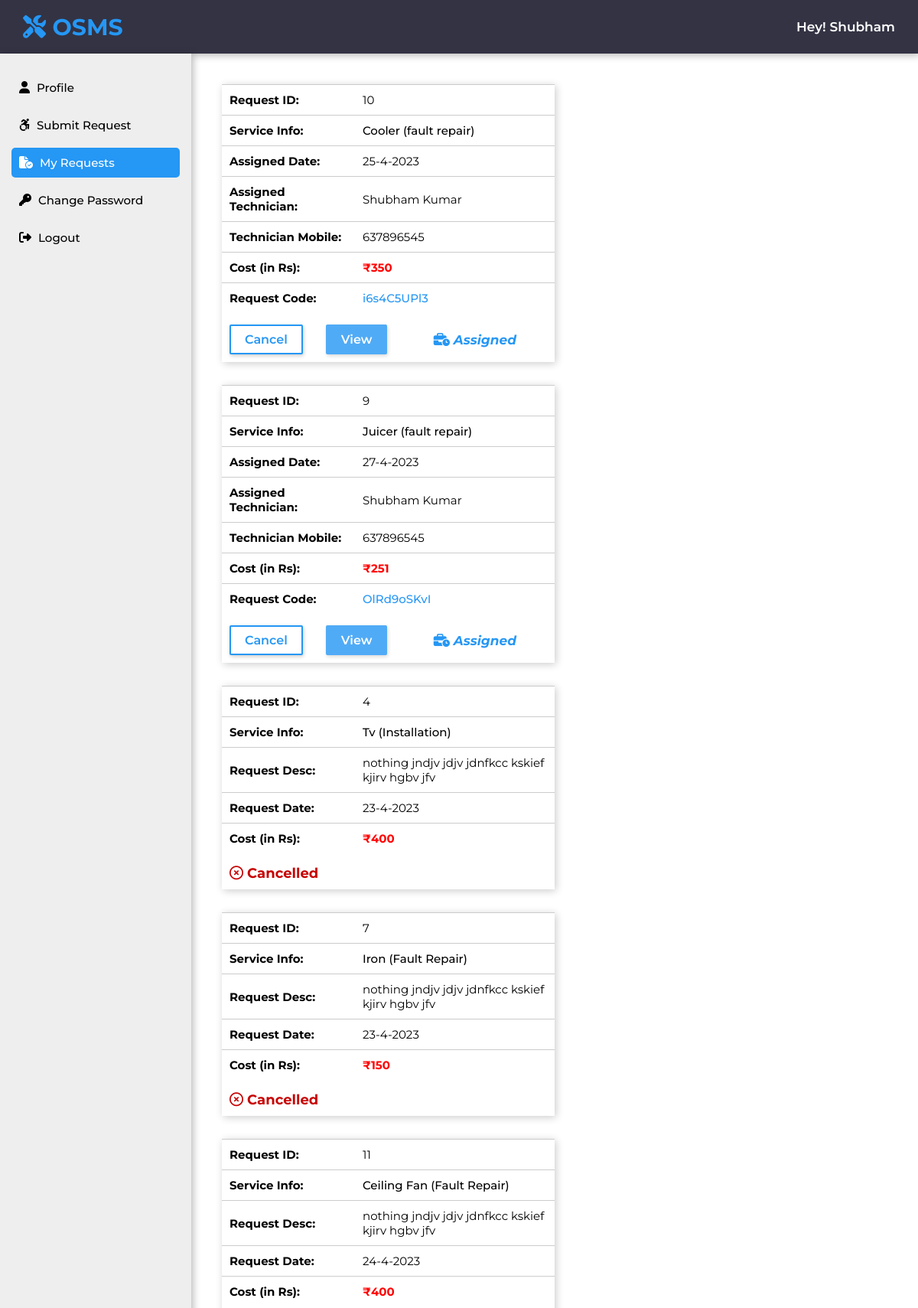
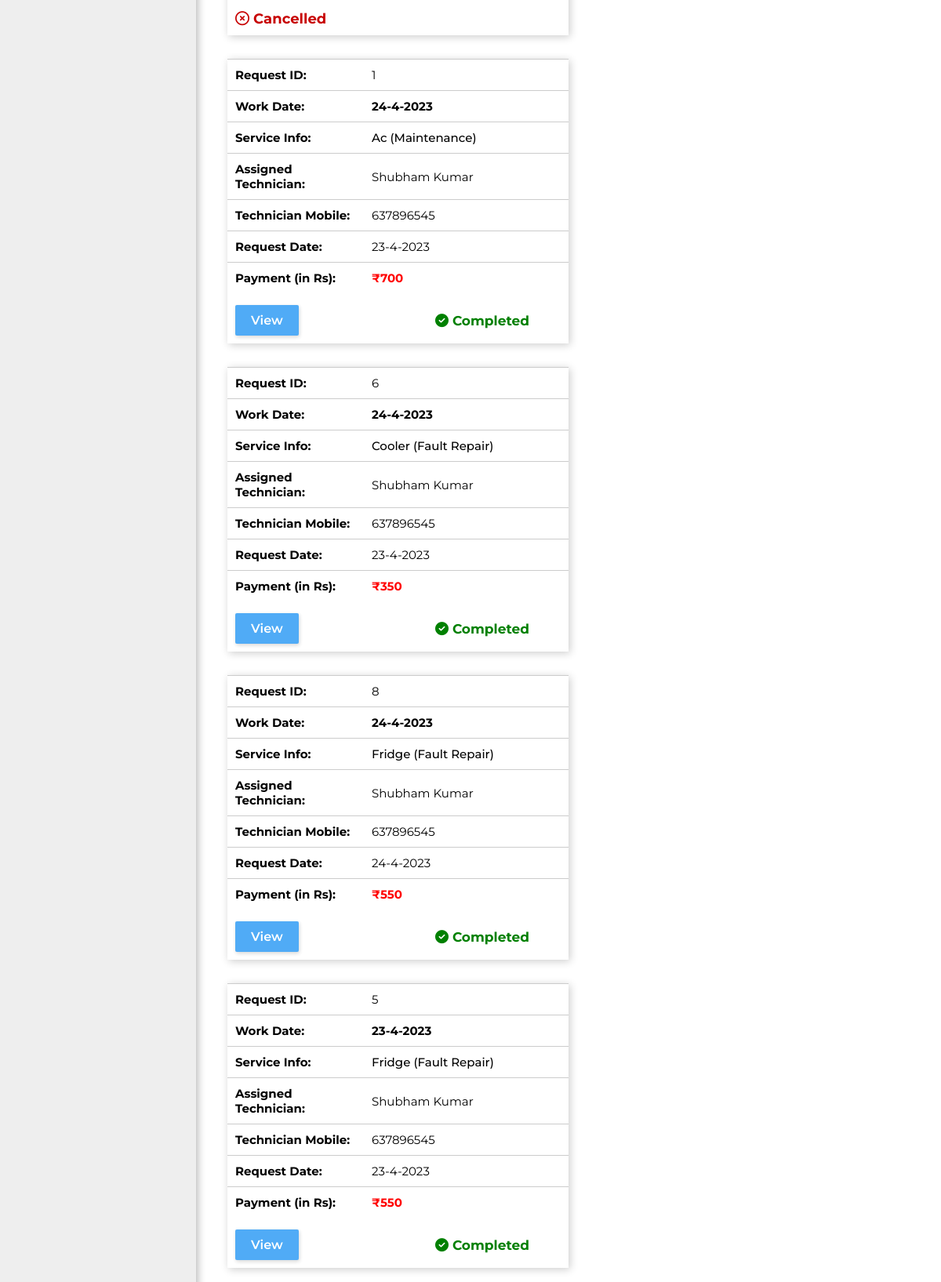
The page /user/my-requests.php (signed in) on the database its author committed (2 pictures, top to bottom).
### tables this page shows
CREATE TABLE `user_login` (
  `u_id` int(11) NOT NULL,
  `u_name` varchar(75) NOT NULL,
  `u_email` varchar(75) NOT NULL,
  `u_password` varchar(75) NOT NULL,
  `u_add1` varchar(60) NOT NULL,
  `u_add2` varchar(60) NOT NULL,
  `u_city` varchar(60) NOT NULL,
  `u_state` varchar(60) NOT NULL,
  `u_zip` int(11) NOT NULL,
  `u_mobile` bigint(20) NOT NULL,
  `u_image` varchar(255) NOT NULL,
  `code` int(11) NOT NULL
);

CREATE TABLE `requests_tb` (
  `request_id` int(11) NOT NULL,
  `u_id` int(11) NOT NULL,
  `s_appliance` varchar(60) NOT NULL,
  `s_service` varchar(60) NOT NULL,
  `request_desc` text NOT NULL,
  `requester_name` varchar(60) NOT NULL,
  `requester_add1` text NOT NULL,
  `requester_add2` text NOT NULL,
  `requester_city` varchar(60) NOT NULL,
  `requester_state` varchar(60) NOT NULL,
  `requester_email` varchar(60) NOT NULL,
  `requester_mobile` bigint(20) NOT NULL,
  `requester_alt_mobile` bigint(20) NOT NULL,
  `request_date` date NOT NULL,
  `s_price` int(11) NOT NULL,
  `request_code` varchar(60) NOT NULL,
  `tech_id` int(11) NOT NULL,
  `assign_tech` varchar(60) NOT NULL,
  `tech_mobile` bigint(20) NOT NULL,
  `tech_email` varchar(60) NOT NULL,
  `assign_date` date NOT NULL,
  `work_date` date NOT NULL,
  `r_status` int(11) NOT NULL,
  `admin_status` int(11) NOT NULL
);

### user/my-requests.php (the view, shortened to what this page needs)
<?php
$page = "myrequests";
include "../connection.php";
include "include/header-sidebar.php";
$uid = $_SESSION['u_id'];
$sql  = "SELECT * FROM requests_tb WHERE u_id = '$uid' AND r_status = '0' ORDER BY request_date ";
$run = mysqli_query($conn, $sql);
$sql2  = "SELECT * FROM requests_tb WHERE u_id = '$uid' AND r_status = '2' ORDER BY assign_date ";
$run2 = mysqli_query($conn, $sql2);
$sql3  = "SELECT * FROM requests_tb WHERE u_id = '$uid' AND r_status = '3' ORDER BY work_date DESC";
$run3 = mysqli_query($conn, $sql3);
?>
<head>
    <link rel="stylesheet" href="https://cdnjs.cloudflare.com/ajax/libs/font-awesome/6.2.0/css/all.min.css">
    <link rel="stylesheet" href="https://cdnjs.cloudflare.com/ajax/libs/lightgallery-js/1.4.0/css/lightgallery.min.css">
    <link rel="stylesheet" href="../css/user-style.css">
</head>
<body>
    <div class="content">
        <?php while ($result2 = mysqli_fetch_array($run2)) { ?>
            <div class="table-data">
                <table>
                    <tr>
                        <th>Request ID:</th>
                        <td><?php echo $result2['request_id']; ?></td>
                    </tr>
                    <tr>
                        <th>Service Info:</th>
                        <td class="sinfo"><?php echo ucwords($result2['s_appliance']) . " (" . $result2['s_service'] . ")"; ?></td>
                    </tr>
                    <tr>
                        <th>Assigned Date:</th>
                        <td><?php echo date("j-n-Y", strtotime($result2['assign_date'])); ?> </td>
                    </tr>
                    <tr>
                        <th>Assigned Technician:</th>
                        <td><?php echo ucwords($result2['assign_tech']); ?> </td>
                    </tr>
                    <tr>
                        <th>Technician Mobile:</th>
                        <td><?php echo $result2['tech_mobile']; ?> </td>
                    </tr>
                    <tr>
                        <th>Cost (in Rs):</th>
                        <td class="price"><?php echo "&#8377;" . $result2['s_price']; ?> </td>
                    </tr>
                    <tr>
                        <th>Request Code:</th>
                        <td class="rcode"><?php echo $result2['request_code']; ?> </td>
                    </tr>
                </table>
                <form action="check-status.php" method="post">
                    <div class="btns">
                        <button type="submit" name="cancelbtn" class="cancelbtn" onclick=" return confirmation()">Cancel</button>
                        <button type="submit" name="viewbtn" class="viewbtn">View</button>
                    </div>
                    <span class="aspan"><i class="fa-solid fa-business-time"></i> Assigned</span>
                </form>
            </div>
        <?php } ?>
        <?php while ($result = mysqli_fetch_array($run)) { ?>
            <div class="table-data">
                <table>
                    <tr>
                        <th>Request ID:</th>
                        <td><?php echo $result['request_id']; ?></td>
                    </tr>
                    <tr>
                        <th>Service Info:</th>
                        <td class="sinfo"><?php echo ucwords($result['s_appliance']) . " (" . ucwords($result['s_service'])  . ")"; ?></td>
                    </tr>
                    <tr>
                        <th>Request Desc:</th>
                        <td><?php echo $result['request_desc']; ?> </td>
                    </tr>
                    <tr>
                        <th>Request Date:</th>
                        <td><?php echo date("j-n-Y", strtotime($result['request_date'])); ?> </td>
                    </tr>
                    <tr>
                        <th>Cost (in Rs):</th>
                        <td class="price"><?php echo "&#8377;" . $result['s_price']; ?> </td>
                    </tr>
                </table>
                <form action="">
                    <span class="ccspan"><i class="fa-sharp fa-regular fa-circle-xmark"></i> Cancelled</span>
                </form>
            </div>
        <?php } ?>
        <?php while ($result3 = mysqli_fetch_array($run3)) { ?>
            <div class="table-data">
                <table>
                    <tr>
                        <th>Request ID:</th>
                        <td><?php echo $result3['request_id']; ?></td>
                    </tr>
                    <tr>
                        <th>Work Date:</th>
                        <td><b><?php echo date("j-n-Y", strtotime($result3['work_date'])); ?></b> </td>
                    </tr>
                    <tr>
                        <th>Service Info:</th>
                        <td class="sinfo"><?php echo ucwords($result3['s_appliance']) . " (" . ucwords($result3['s_service']) . ")"; ?></td>
                    </tr>
                    <tr>
                        <th>Assigned Technician:</th>
                        <td><?php echo ucwords($result3['assign_tech']); ?> </td>
                    </tr>
                    <tr>
                        <th>Technician Mobile:</th>
                        <td><?php echo $result3['tech_mobile']; ?> </td>
                    </tr>
                    <tr>
                        <th>Request Date:</th>
                        <td><?php echo date("j-n-Y", strtotime($result3['request_date'])); ?> </td>
                    </tr>
                    <tr>
                        <th>Payment (in Rs):</th>
                        <td class="price"><?php echo "&#8377;" . $result3['s_price']; ?> </td>
                    </tr>
                </table>
                <form action="view-completed-work.php" method="post">
                    <button type="submit" name="view-btn" class="viewbtn">View</button>
                    <span class="cspan"><i class="fa-solid fa-circle-check"></i> Completed</span>
                </form>
            </div>
        <?php } ?>
    </div>
</body>
</html>

### user/include/header-sidebar.php (shortened to what this page needs)
<?php
$uEmail = $_SESSION['is_login'];
$sql = "SELECT u_name FROM user_login WHERE u_email = '$uEmail'";
$run = mysqli_query($conn, $sql);
$result = mysqli_fetch_array($run);
$uname = $result['u_name'];
?>
<section class="head-sidebar">
    <div class="top_navbar">
        <a href="/osms" class="logo"> <i class="fas fa-tools"></i> OSMS </a>
        <span class="pheading">Hey! <?php echo $uname; ?></span>
    </div>
    <div class="sidebar">
        <ul class="links">
            <li>
                <a href="../../../osms/user/" class="<?php if ($page == "userprofile") echo 'nav-active'; ?>">
                    <span class="icon"><i class="fa-solid fa-user"></i></span>
                    <span class="item">Profile</span>
                </a>
            </li>
            <li>
                <a href="submit-request.php" class="<?php if ($page == "submitrequest") echo 'nav-active'; ?>">
                    <span class="icon"><i class="fa-brands fa-accessible-icon"></i></span>
                    <span class="item">Submit Request</span>
                </a>
            </li>
            <li>
                <a href="my-requests.php" class="<?php if ($page == "myrequests") echo 'nav-active'; ?>">
                    <span class="icon"><i class="fa-solid fa-file-circle-check"></i></span>
                    <span class="item">My Requests</span>
                </a>
            </li>
            <li>
                <a href="change-password.php" class="<?php if ($page == "changepass") echo 'nav-active'; ?>">
                    <span class="icon"><i class="fa-solid fa-key"></i></span>
                    <span class="item">Change Password</span>
                </a>
            </li>
            <li>
                <a href="logout.php" class="<?php if ($page == "logout") echo 'nav-active'; ?>">
                    <span class="icon"><i class="fa-solid fa-right-from-bracket"></i></span>
                    <span class="item">Logout </span>
                </a>
            </li>
        </ul>
    </div>
</section>

### css/user-style.css (style rules this page uses)
* { font-family: "Montserrat", sans-serif; margin: 0; padding: 0; box-sizing: border-box; outline: none; border: none; text-decoration: none; list-style: none; }
body { background: var(--white); }
.head-sidebar { position: fixed; top: 0; left: 0; z-index: 1; }
.head-sidebar .top_navbar { position: fixed; width: 100%; height: 7rem; background: var(--black); display: flex; align-items: center; justify-content: space-between; padding: 0 3rem; box-shadow: 0.2rem 0.2rem 1rem rgb(0, 0, 0, 0.3); }
.top_navbar .pheading { color: white; font-size: 1.7rem; font-weight: 600; text-transform: capitalize; }
.top_navbar .logo { font-size: 3rem; text-transform: capitalize; color: var(--blue); font-weight: bolder; margin-right: 3rem; }
.sidebar { position: fixed; background: #eee; margin-top: 7rem; left: 0; width: 25rem; height: 100%; padding: 1.5rem; box-shadow: 0.2rem 0.2rem 1rem rgb(0, 0, 0, 0.3); }
.sidebar ul li a { display: block; padding: 1rem; color: black; font-size: 1.5rem; font-weight: 500; position: relative; text-decoration: none; margin: 1rem 0; border-radius: 0.5rem; }
.sidebar ul li a .icon { color: black; font-size: 1.6rem; display: inline-block; padding: 0 0.5rem 0 0; }
.sidebar ul li a.nav-active { background: var(--blue); color: white; }
.sidebar ul li a.nav-active .icon { background: var(--blue); color: white; }
.content { margin-left: 25rem; padding: 4rem; margin-top: 7rem; }

### user/my-requests.php (style rules this page uses)
table { border-collapse: collapse; width: 100%; }
.table-data { box-shadow: .2rem .2rem 1rem rgb(0, 0, 0, 0.2); width: 50%; margin-bottom: 3rem; }
th, td { text-align: left; border-top: .15rem solid rgb(0, 0, 0, 0.2); font-size: 1.5rem; padding: 1rem; }
th { font-weight: 700; width: 40%; }
td { width: 60%; }
.sinfo { color: black; font-weight: 500; }
.rcode { color: var(--blue); font-weight: 500; }
.btns { display: flex; align-items: center; column-gap: 3rem; }
.price { color: red; font-weight: bold; }
form { padding: 1.5rem 5rem 1rem 1rem; display: flex; align-items: center; justify-content: space-between; }
.viewbtn { border: none; color: #fff; padding: 1rem 2rem; background: #2597f4; font-size: 1.6rem; cursor: pointer; opacity: 0.8; font-weight: 550; border-radius: .2rem; box-shadow: .1rem .2rem .5rem rgb(0, 0, 0, 0.2); }
.btns .cancelbtn { border: none; color: var(--blue); border: .2rem solid var(--blue); padding: .8rem 1.8rem; background: #fff; font-size: 1.6rem; cursor: pointer; font-weight: 550; border-radius: .2rem; box-shadow: .1rem .2rem .5rem rgb(0, 0, 0, 0.2); }
.aspan { color: var(--blue); font-style: italic; font-size: 1.7rem; font-weight: bolder; }
.cspan { color: green; font-size: 1.7rem; font-weight: bolder; }
.ccspan { color: #c70000; font-size: 1.8rem; font-weight: bolder; }

### rows shown on the page
user_login: u_name "Shubham"
requests_tb: request_id "10", s_appliance "Cooler", s_service "fault repair", assign_date "25-4-2023", assign_tech "Shubham Kumar", tech_mobile "637896545", s_price "350", request_code "i6s4C5UPl3"
requests_tb: request_id "9", s_appliance "Juicer", s_service "fault repair", assign_date "27-4-2023", assign_tech "Shubham Kumar", tech_mobile "637896545", s_price "251", request_code "OlRd9oSKvI"
requests_tb: request_id "4", s_appliance "Tv", s_service "Installation", request_desc "nothing jndjv jdjv jdnfkcc kskief kjirv hgbv jfv", request_date "23-4-2023", s_price "400"
requests_tb: request_id "7", s_appliance "Iron", s_service "Fault Repair", request_desc "nothing jndjv jdjv jdnfkcc kskief kjirv hgbv jfv", request_date "23-4-2023", s_price "150"
requests_tb: request_id "11", s_appliance "Ceiling Fan", s_service "Fault Repair", request_desc "nothing jndjv jdjv jdnfkcc kskief kjirv hgbv jfv", request_date "24-4-2023", s_price "400"
requests_tb: request_id "1", work_date "24-4-2023", s_appliance "Ac", s_service "Maintenance", assign_tech "Shubham Kumar", tech_mobile "637896545", request_date "23-4-2023", s_price "700"
requests_tb: request_id "6", work_date "24-4-2023", s_appliance "Cooler", s_service "Fault Repair", assign_tech "Shubham Kumar", tech_mobile "637896545", request_date "23-4-2023", s_price "350"
requests_tb: request_id "8", work_date "24-4-2023", s_appliance "Fridge", s_service "Fault Repair", assign_tech "Shubham Kumar", tech_mobile "637896545", request_date "24-4-2023", s_price "550"
requests_tb: request_id "5", work_date "23-4-2023", s_appliance "Fridge", s_service "Fault Repair", assign_tech "Shubham Kumar", tech_mobile "637896545", request_date "23-4-2023", s_price "550"
